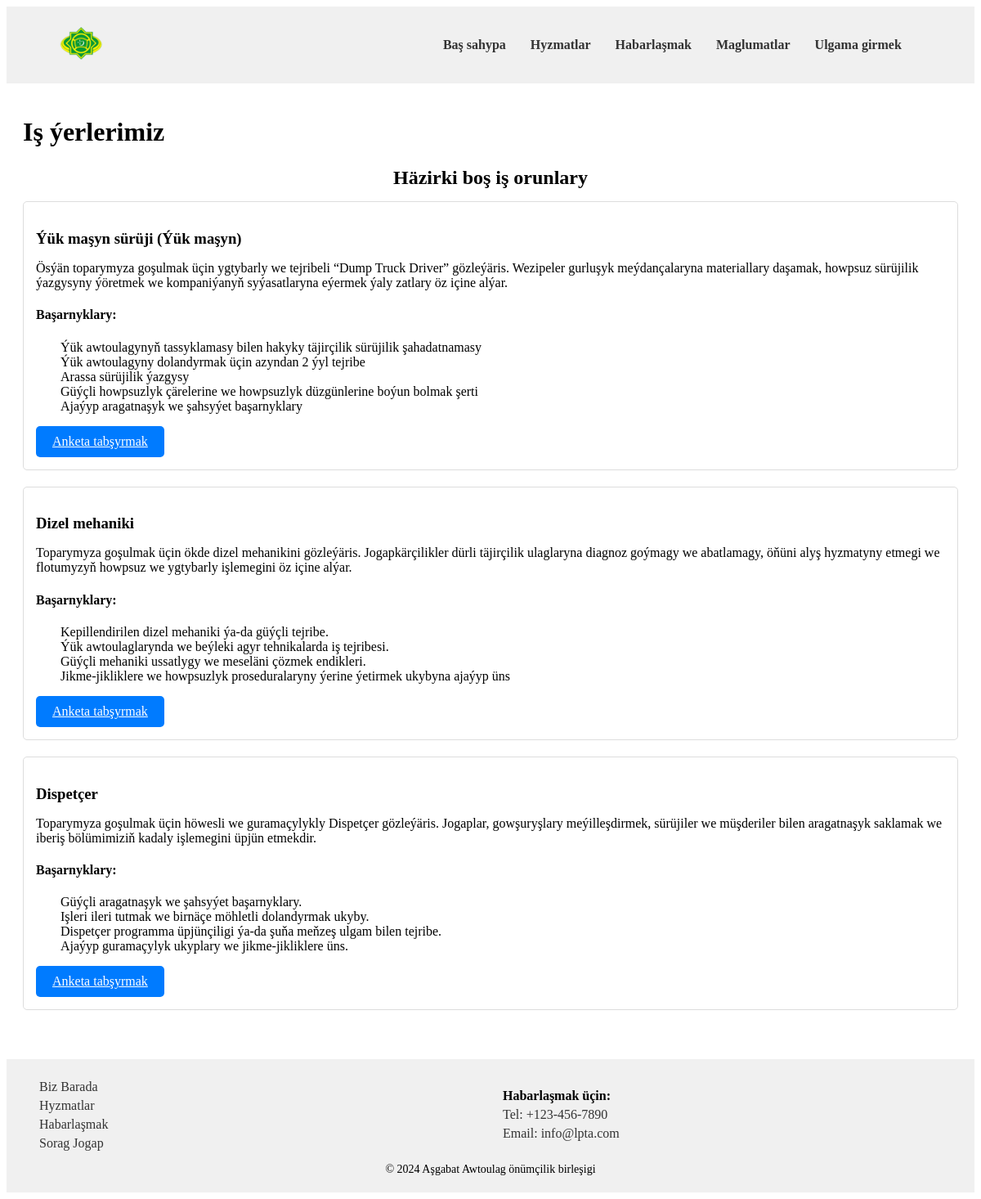
Screenshot of /joblistings.php with the database file from the repository.
### tables this page shows
CREATE TABLE `joblistings` (
  `job_id` int(31) NOT NULL,
  `job_title` varchar(255) NOT NULL,
  `job_description` varchar(2047) NOT NULL,
  `job_qualifications` varchar(2047) DEFAULT NULL
);

### joblistings.php (the view, shortened to what this page needs)
<!DOCTYPE html>
<html lang="en">
<head>
  <link rel="stylesheet" href="css/style.css">
</head>
<body>
    <?php include 'header.php'; ?>
  <main>
    <h1>Iş ýerlerimiz</h1>
    <section class="job-listings">
      <h2>Häzirki boş iş orunlary</h2>
      <?php
        include 'php/db.php';
        $sql = "SELECT * FROM joblistings";
        $joblistings = mysqli_query($conn, $sql);
      ?>
      <?php foreach ($joblistings as $job): ?>
      <article class="job-listing">
        <h3><?php echo $job["job_title"]; ?></h3>
        <p><?php echo $job["job_description"]; ?></p>
        <h4>Başarnyklary:</h4>
        <p class="job_qualifications"><?php echo $job["job_qualifications"]; ?></p>
        <a href="#">Anketa tabşyrmak</a>
      </article>
      <?php endforeach; ?>
    </section>
  </main>
    <?php include 'footer.php'; ?>
</body>
</html>

### css/style.css (style rules this page uses)
.services h1, h2 { margin: 1em 0; text-align: center; }
main { padding: 20px; }
.job-listings { margin-bottom: 40px; }
.job-listings h2 { margin-bottom: 15px; }
.job-listing { margin-bottom: 20px; border: 1px solid #ddd; border-radius: 5px; padding: 15px; }
.job-listing h3 { margin-bottom: 10px; }
.job-listing p { margin-bottom: 15px; }
.job-listing a { display: inline-block; background-color: #007bff; color: #fff; padding: 10px 20px; border: none; border-radius: 5px; cursor: pointer; }
.job_qualifications { margin-left: 30px; }

### rows the page displays
joblistings: job_title "Ýük maşyn sürüji (Ýük maşyn)", job_description "Ösýän toparymyza goşulmak üçin ygtybarly we tejribeli “Dump Truck Driver” gözleýäris. Wezipeler gurluşyk meýdançalaryna materiallary daşamak, howpsuz sürüjilik ýazgysyny ýöretmek we kompaniýanyň syýasatlaryna eýermek ýaly zatlary öz içine alýar.", job_qualifications "Ýük awtoulagynyň tassyklamasy bilen hakyky täjirçilik sürüjilik şahadatnamasy Ýük awtoulagyny dolandyrmak üçin azyndan 2 ýyl tejribe Arassa sürüjilik ýazgysy Güýçli howpsuzlyk çärelerine we howpsuzlyk düzgünlerine boýun bolmak şerti Ajaýyp aragatnaşyk we şahsyýet başarnyklary"
joblistings: job_title "Dizel mehaniki", job_description "Toparymyza goşulmak üçin ökde dizel mehanikini gözleýäris. Jogapkärçilikler dürli täjirçilik ulaglaryna diagnoz goýmagy we abatlamagy, öňüni alyş hyzmatyny etmegi we flotumyzyň howpsuz we ygtybarly işlemegini öz içine alýar.", job_qualifications "Kepillendirilen dizel mehaniki ýa-da güýçli tejribe. Ýük awtoulaglarynda we beýleki agyr tehnikalarda iş tejribesi. Güýçli mehaniki ussatlygy we meseläni çözmek endikleri. Jikme-jikliklere we howpsuzlyk proseduralaryny ýerine ýetirmek ukybyna ajaýyp üns"
joblistings: job_title "Dispetçer", job_description "Toparymyza goşulmak üçin höwesli we guramaçylykly Dispetçer gözleýäris. Jogaplar, gowşuryşlary meýilleşdirmek, sürüjiler we müşderiler bilen aragatnaşyk saklamak we iberiş bölümimiziň kadaly işlemegini üpjün etmekdir.", job_qualifications "Güýçli aragatnaşyk we şahsyýet başarnyklary. Işleri ileri tutmak we birnäçe möhletli dolandyrmak ukyby. Dispetçer programma üpjünçiligi ýa-da şuňa meňzeş ulgam bilen tejribe. Ajaýyp guramaçylyk ukyplary we jikme-jikliklere üns."
